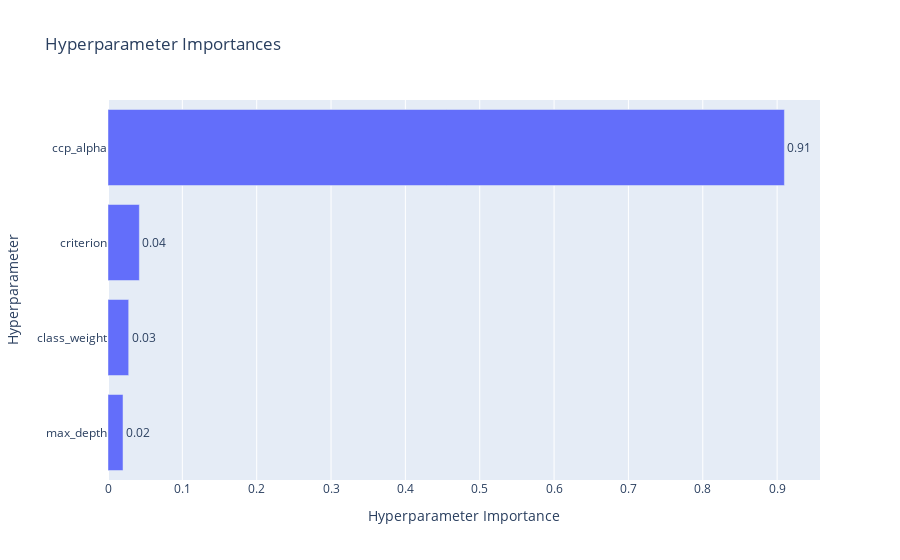

This figure's notebook cell:
### Markdown cell above
### Using simple variables (selected)

### Code cell
x_train_selected = SpookyProcessedTrain_Simple_Selected.drop(['author'], axis=1)
best_params_for_all_data = optuna_hyperparameter_search_crossvalidation(x_train_selected, SpookyProcessedTrain_Simple_Selected['author'], 10)

### Figure 1 — Plotly figure (JSON) as saved in the notebook; plotly's stock layout.template omitted (floating-point values rounded to 4 significant figures)
{"data": [{"cliponaxis": false, "hovertemplate": ["max_depth (IntDistribution): 0.020208776517225455<extra></extra>", "class_weight (CategoricalDistribution): 0.02782407131697093<extra></extra>", "criterion (CategoricalDistribution): 0.04216620554285495<extra></extra>", "ccp_alpha (FloatDistribution): 0.9098009466229487<extra></extra>"], "name": "Objective Value", "orientation": "h", "text": ["0.02", "0.03", "0.04", "0.91"], "textposition": "outside", "type": "bar", "x": [0.02021, 0.02782, 0.04217, 0.9098], "y": ["max_depth", "class_weight", "criterion", "ccp_alpha"]}], "layout": {"title": {"text": "Hyperparameter Importances"}, "xaxis": {"title": {"text": "Hyperparameter Importance"}}, "yaxis": {"title": {"text": "Hyperparameter"}}}}
